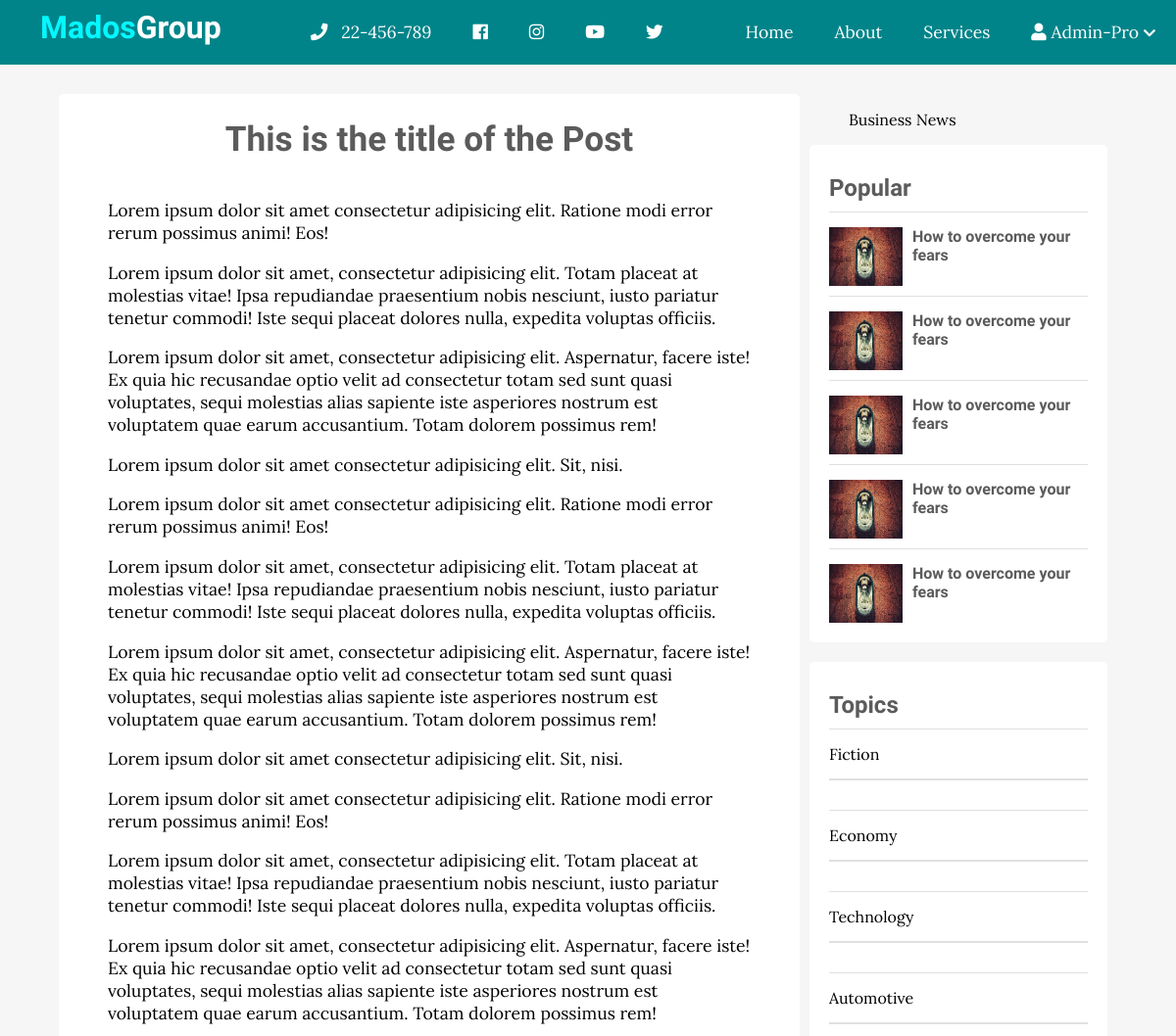
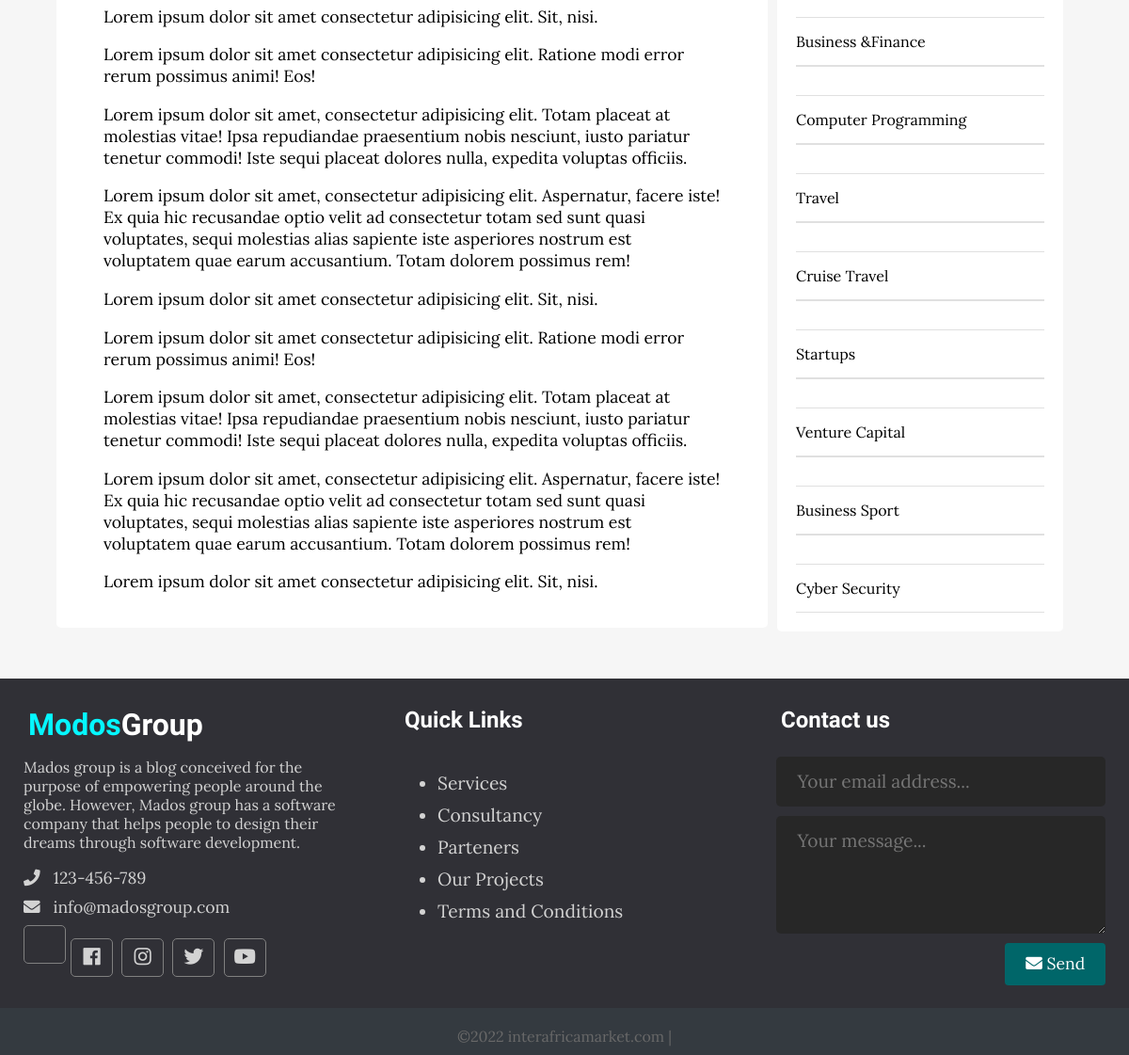
The page /single.php on the database its author committed (2 pictures, top to bottom).
### tables this page shows
CREATE TABLE `topics` (
  `id` int(11) NOT NULL,
  `name` varchar(250) NOT NULL,
  `description` text NOT NULL
);

### single.php (the view, shortened to what this page needs)
<?php include('connect.php');  ?>
<!DOCTYPE html>
<html lang="en">
<head>
  <link rel="stylesheet" href="https://use.fontawesome.com/releases/v5.7.2/css/all.css"
>
  <link rel="stylesheet" href="css/style.css">
</head>
<body>
   <?php include("header.php"); ?>
  <div class="page-wrapper">
    <div class="content clearfix">
      <div class="main-content-wrapper">
        <div class="main-content single">
          <h1 class="post-title">This is the title of the Post</h1>
          <div class="post-content">
            <p>Lorem ipsum dolor sit amet consectetur adipisicing elit. Ratione modi error rerum possimus animi! Eos!
            </p>
            <p>Lorem ipsum dolor sit amet, consectetur adipisicing elit. Totam placeat at molestias vitae! Ipsa
              repudiandae praesentium nobis nesciunt, iusto pariatur tenetur commodi! Iste sequi placeat dolores nulla,
              expedita voluptas officiis.</p>
            <p>Lorem ipsum dolor sit amet, consectetur adipisicing elit. Aspernatur, facere iste! Ex quia hic recusandae
              optio velit ad consectetur totam sed sunt quasi voluptates, sequi molestias alias sapiente iste asperiores
              nostrum est voluptatem quae earum accusantium. Totam dolorem possimus rem!</p>
            <p>Lorem ipsum dolor sit amet consectetur adipisicing elit. Sit, nisi.</p>
            <p>Lorem ipsum dolor sit amet consectetur adipisicing elit. Ratione modi error rerum possimus animi! Eos!
            </p>
            <p>Lorem ipsum dolor sit amet, consectetur adipisicing elit. Totam placeat at molestias vitae! Ipsa
              repudiandae praesentium nobis nesciunt, iusto pariatur tenetur commodi! Iste sequi placeat dolores nulla,
              expedita voluptas officiis.</p>
            <p>Lorem ipsum dolor sit amet, consectetur adipisicing elit. Aspernatur, facere iste! Ex quia hic recusandae
              optio velit ad consectetur totam sed sunt quasi voluptates, sequi molestias alias sapiente iste asperiores
              nostrum est voluptatem quae earum accusantium. Totam dolorem possimus rem!</p>
            <p>Lorem ipsum dolor sit amet consectetur adipisicing elit. Sit, nisi.</p>
            <p>Lorem ipsum dolor sit amet consectetur adipisicing elit. Ratione modi error rerum possimus animi! Eos!
            </p>
            <p>Lorem ipsum dolor sit amet, consectetur adipisicing elit. Totam placeat at molestias vitae! Ipsa
              repudiandae praesentium nobis nesciunt, iusto pariatur tenetur commodi! Iste sequi placeat dolores nulla,
              expedita voluptas officiis.</p>
            <p>Lorem ipsum dolor sit amet, consectetur adipisicing elit. Aspernatur, facere iste! Ex quia hic recusandae
              optio velit ad consectetur totam sed sunt quasi voluptates, sequi molestias alias sapiente iste asperiores
              nostrum est voluptatem quae earum accusantium. Totam dolorem possimus rem!</p>
            <p>Lorem ipsum dolor sit amet consectetur adipisicing elit. Sit, nisi.</p>
            <p>Lorem ipsum dolor sit amet consectetur adipisicing elit. Ratione modi error rerum possimus animi! Eos!
            </p>
            <p>Lorem ipsum dolor sit amet, consectetur adipisicing elit. Totam placeat at molestias vitae! Ipsa
              repudiandae praesentium nobis nesciunt, iusto pariatur tenetur commodi! Iste sequi placeat dolores nulla,
              expedita voluptas officiis.</p>
            <p>Lorem ipsum dolor sit amet, consectetur adipisicing elit. Aspernatur, facere iste! Ex quia hic recusandae
              optio velit ad consectetur totam sed sunt quasi voluptates, sequi molestias alias sapiente iste asperiores
              nostrum est voluptatem quae earum accusantium. Totam dolorem possimus rem!</p>
            <p>Lorem ipsum dolor sit amet consectetur adipisicing elit. Sit, nisi.</p>
            <p>Lorem ipsum dolor sit amet consectetur adipisicing elit. Ratione modi error rerum possimus animi! Eos!
            </p>
            <p>Lorem ipsum dolor sit amet, consectetur adipisicing elit. Totam placeat at molestias vitae! Ipsa
              repudiandae praesentium nobis nesciunt, iusto pariatur tenetur commodi! Iste sequi placeat dolores nulla,
              expedita voluptas officiis.</p>
            <p>Lorem ipsum dolor sit amet, consectetur adipisicing elit. Aspernatur, facere iste! Ex quia hic recusandae
              optio velit ad consectetur totam sed sunt quasi voluptates, sequi molestias alias sapiente iste asperiores
              nostrum est voluptatem quae earum accusantium. Totam dolorem possimus rem!</p>
            <p>Lorem ipsum dolor sit amet consectetur adipisicing elit. Sit, nisi.</p>
          </div>
        </div>
      </div>
      <div class="sidebar single">
        <div class="fb-page" data-href="https://web.facebook.com/codingpoets/" data-small-header="false"
          data-adapt-container-width="true" data-hide-cover="false" data-show-facepile="true">
          <blockquote cite="https://web.facebook.com/codingpoets/" class="fb-xfbml-parse-ignore"><a
              href="https://web.facebook.com/codingpoets/">Business News</a></blockquote>
        </div>
        <div class="section popular">
          <h2 class="section-title">Popular</h2>
          <div class="post clearfix">
            <img src="images/image_1.png" alt="">
            <a href="" class="title">
              <h4>How to overcome your fears</h4>
            </a>
          </div>
          <div class="post clearfix">
            <img src="images/image_1.png" alt="">
            <a href="" class="title">
              <h4>How to overcome your fears</h4>
            </a>
          </div>
          <div class="post clearfix">
            <img src="images/image_1.png" alt="">
            <a href="" class="title">
              <h4>How to overcome your fears</h4>
            </a>
          </div>
          <div class="post clearfix">
            <img src="images/image_1.png" alt="">
            <a href="" class="title">
              <h4>How to overcome your fears</h4>
            </a>
          </div>
          <div class="post clearfix">
            <img src="images/image_1.png" alt="">
            <a href="" class="title">
              <h4>How to overcome your fears</h4>
            </a>
          </div>
        </div>
        <div class="section topics">
          <h2 class="section-title">Topics</h2>
                                <?php
                            $sql="SELECT * FROM topics LIMIT 12";
                            $result=mysqli_query($con,$sql);
                            if(mysqli_num_rows($result)>0){
                            while ($row=mysqli_fetch_assoc($result)) {
                            ?>
                            <ul>
                                 <li><a href="#"><?php echo $row['name']; ?></</a></li>
                                </ul>
                            <?php
                            }}
                            ?>
        </div>
      </div>
    </div>
  </div>
   <?php include('footer.php') ;?>
</body>
</html>

### css/style.css (style rules this page uses)
* { box-sizing: border-box }
html, body { height: 100%; padding: 0px; margin: 0px; background: #f6f6f6; font-family: 'Lora', serif; }
h1, h2, h3, h4, h5, h6 { font-family: 'Candal', serif; color: #5c5b5b; margin: 5px; }
a { text-decoration: none; color: inherit; }
.clearfix::after { content: ''; display: block; clear: both; }
.page-wrapper { min-height: 100%; }
.content { width: 90%; margin: 30px auto 30px; }
.content .main-content { width: 70%; float: left; }
.content .main-content.single { background: white; padding: 20px 50px; font-size: 1.1em; border-radius: 5px; }
.content .main-content.single .post-title { text-align: center; margin-bottom: 40px; }
.content .popular .post { border-top: 1px solid #e0e0e0; margin-top: 10px; padding-top: 10px; }
.content .popular .post img { height: 60px; width: 75px; float: left; margin-right: 10px; }
.content .sidebar { width: 30%; float: left; }
.content .sidebar.single { padding: 0px 10px; }
.content .sidebar .section { background: white; padding: 20px; border-radius: 5px; margin-bottom: 20px; }
.content .sidebar .section .section-title { margin: 10px 0px 10px 0px; }
.content .sidebar .section.topics ul { margin: 0px; padding: 0px; list-style: none; border-top: 1px solid #e0e0e0; }
.content .sidebar .section.topics ul li a { display: block; padding: 15px 0px 15px 0px; border-bottom: 1px solid #e0e0e0; transition: all 0.3s; }
.footer .footer-content .about .socials a { border: 1px solid gray; width: 45px; height: 41px; padding-top: 5px; margin-right: 5px; text-align: center; display: inline-block; font-size: 1.3em; border-radius: 5px; transition: all .3s; }

### style.css (style rules this page uses)
* { box-sizing: border-box }
html, body { height: 100%; padding: 0px; margin: 0px; background: #f6f6f6; font-family: 'Lora', serif; }
h1, h2, h3, h4, h5, h6 { font-family: 'Candal', serif; color: #5c5b5b; margin: 5px; }
a { text-decoration: none; color: inherit; }
.clearfix::after { content: ''; display: block; clear: both; }
.page-wrapper { min-height: 100%; }
.content { width: 90%; margin: 30px auto 30px; }
.content .main-content { width: 70%; float: left; }
.content .main-content.single { background: white; padding: 20px 50px; font-size: 1.1em; border-radius: 5px; }
.content .main-content.single .post-title { text-align: center; margin-bottom: 40px; }
.content .popular .post { border-top: 1px solid #e0e0e0; margin-top: 10px; padding-top: 10px; }
.content .popular .post img { height: 60px; width: 75px; float: left; margin-right: 10px; }
.content .sidebar { width: 30%; float: left; }
.content .sidebar.single { padding: 0px 10px; }
.content .sidebar .section { background: white; padding: 20px; border-radius: 5px; margin-bottom: 20px; }
.content .sidebar .section .section-title { margin: 10px 0px 10px 0px; }
.content .sidebar .section.topics ul { margin: 0px; padding: 0px; list-style: none; border-top: 1px solid #e0e0e0; }
.content .sidebar .section.topics ul li a { display: block; padding: 15px 0px 15px 0px; border-bottom: 1px solid #e0e0e0; transition: all 0.3s; }
.footer .footer-content .about .socials a { border: 1px solid gray; width: 45px; height: 41px; padding-top: 5px; margin-right: 5px; text-align: center; display: inline-block; font-size: 1.3em; border-radius: 5px; transition: all .3s; }

### rows shown on the page
topics: name "Fiction"
topics: name "Economy"
topics: name "Technology"
topics: name "Automotive"
topics: name "Business &Finance"
topics: name "Computer Programming"
topics: name "Travel"
topics: name "Cruise Travel"
topics: name "Startups"
topics: name "Venture Capital"
topics: name "Business Sport"
topics: name "Cyber Security"
